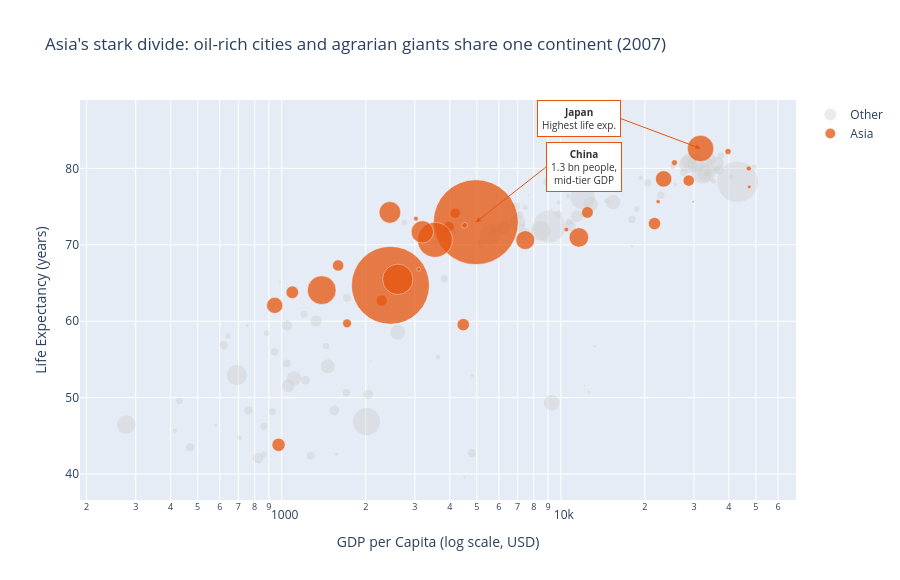

Here is the notebook cell this chart was saved with:
### Markdown cell above
## Task 2 — Bubble chart: tell a story

**What to build:** A bubble chart (full 2007 dataset, all countries) where:
- x = GDP per capita (log scale)
- y = life expectancy
- size = population
- colour = ONE continent highlighted (your choice), all others grey
- At least one annotation explaining the highlighted group's story

> This is the grey-and-highlight technique applied to a bubble chart.

### Code cell
# Task 2 — Bubble chart: Asia highlighted, all others grey (2007)
import numpy as np

df_2007 = df[df['year'] == 2007].copy()
HIGHLIGHT = 'Asia'
df_2007['group'] = df_2007['continent'].apply(lambda c: c if c == HIGHLIGHT else 'Other')

# Render "Other" first so Asia bubbles sit on top
df_2007 = df_2007.sort_values('group', key=lambda s: s.map({'Other': 0, HIGHLIGHT: 1}))

fig2 = px.scatter(
    df_2007,
    x='gdpPercap',
    y='lifeExp',
    size='pop',
    size_max=60,
    color='group',
    color_discrete_map={HIGHLIGHT: '#e6550d', 'Other': '#cccccc'},
    log_x=True,
    hover_name='country',
    hover_data={'pop': ':,.0f', 'gdpPercap': ':,.0f', 'group': False},
    title="Asia's stark divide: oil-rich cities and agrarian giants share one continent (2007)",
    labels={
        'gdpPercap': 'GDP per Capita (log scale, USD)',
        'lifeExp': 'Life Expectancy (years)',
        'pop': 'Population',
        'group': '',
    },
)
fig2.update_traces(selector=dict(name='Other'), marker=dict(opacity=0.4, line=dict(width=0)))
fig2.update_traces(selector=dict(name=HIGHLIGHT), marker=dict(opacity=0.75, line=dict(width=0.5, color='white')))

# --- annotations (manually positioned to avoid overlap) ---
china = df_2007[df_2007['country'] == 'China'].iloc[0]
fig2.add_annotation(
    x=np.log10(china['gdpPercap']),
    y=china['lifeExp'],
    xref='x', yref='y',
    text='<b>China</b><br>1.3 bn people,<br>mid-tier GDP',
    showarrow=True, arrowhead=2, arrowcolor='#e6550d',
    ax=70, ay=-55,
    font=dict(size=10, color='#333333'),
    bgcolor='white', bordercolor='#e6550d', borderwidth=1, borderpad=4,
    xanchor='left',
)

japan = df_2007[df_2007['country'] == 'Japan'].iloc[0]
fig2.add_annotation(
    x=np.log10(japan['gdpPercap']),
    y=japan['lifeExp'],
    xref='x', yref='y',
    text='<b>Japan</b><br>Highest life exp.',
    showarrow=True, arrowhead=2, arrowcolor='#e6550d',
    ax=-80, ay=-30,
    font=dict(size=10, color='#333333'),
    bgcolor='white', bordercolor='#e6550d', borderwidth=1, borderpad=4,
    xanchor='right',
)

fig2.update_layout(
    height=580,
    legend_title_text='',
    legend=dict(itemsizing='constant'),
)
fig2.show()

### Figure 1 — Plotly figure (JSON) as saved in the notebook; plotly's stock layout.template omitted (floating-point values rounded to 4 significant figures; data arrays with more than 128 entries replaced by an {"elided": "..."} marker saying what was removed)
{"data": [{"customdata": {"elided": "109x2 mixed values"}, "hovertemplate": "<b>%{hovertext}</b><br><br>GDP per Capita (log scale, USD)=%{x:,.0f}<br>Life Expectancy (years)=%{y}<br>Population=%{customdata[0]:,.0f}<extra></extra>", "hovertext": ["Zimbabwe", "Montenegro", "Switzerland", "Mexico", "Mauritius", "Mauritania", "Mali", "Malawi", "Madagascar", "Libya", "Liberia", "Lesotho", "Morocco", "Tanzania", "Kenya", "Togo", "Trinidad and Tobago", "Jamaica", "Italy", "Tunisia", "Ireland", "Turkey", "Uganda", "United Kingdom", "United States", "Zambia", "Slovak Republic", "Mozambique", "Namibia", "Somalia", "Sierra Leone", "Serbia", "Senegal", "South Africa", "Sao Tome and Principe", "Rwanda", "Romania", "Reunion", "Puerto Rico", "Portugal", "Sweden", "Poland", "Peru", "Paraguay", "Panama", "Sudan", "Norway", "Nigeria", "Niger", "Nicaragua", "New Zealand", "Netherlands", "Swaziland", "Spain", "Hungary", "Iceland", "Honduras", "Congo, Dem. Rep.", "Comoros", "Colombia", "Venezuela", "Chile", "Chad", "Central African Republic", "Canada", "Cameroon", "Burundi", "Burkina Faso", "Uruguay", "Bulgaria", "Botswana", "Bosnia and Herzegovina", "Bolivia", "Benin", "Belgium", "Austria", "Australia", "Argentina", "Angola", "Algeria", "Albania", "Brazil", "Costa Rica", "Congo, Rep.", "Croatia", "Haiti", "Guinea-Bissau", "Guinea", "Guatemala", "Greece", "Ghana", "Germany", "Gambia", "Gabon", "France", "Finland", "Ethiopia", "Cote d'Ivoire", "Slovenia", "Equatorial Guinea", "Cuba", "Czech Republic", "El Salvador", "Egypt", "Ecuador", "Denmark", "Eritrea", "Dominican Republic", "Djibouti"], "legendgroup": "Other", "marker": {"color": "#cccccc", "line": {"width": 0}, "opacity": 0.4, "size": [12311143, 684736, 7554661, 108700891, 1250882, 3270065, 12031795, 13327079, 19167654, 6036914, 3193942, 2012649, 33757175, 38139640, 35610177, 5701579, 1056608, 2780132, 58147733, 10276158, 4109086, 71158647, 29170398, 60776238, 301139947, 11746035, 5447502, 19951656, 2055080, 9118773, 6144562, 10150265, 12267493, 43997828, 199579, 8860588, 22276056, 798094, 3942491, 10642836, 9031088, 38518241, 28674757, 6667147, 3242173, 42292929, 4627926, 135031164, 12894865, 5675356, 4115771, 16570613, 1133066, 40448191, 9956108, 301931, 7483763, 64606759, 710960, 44227550, 26084662, 16284741, 10238807, 4369038, 33390141, 17696293, 8390505, 14326203, 3447496, 7322858, 1639131, 4552198, 9119152, 8078314, 10392226, 8199783, 20434176, 40301927, 12420476, 33333216, 3600523, 190010647, 4133884, 3800610, 4493312, 8502814, 1472041, 9947814, 12572928, 10706290, 22873338, 82400996, 1688359, 1454867, 61083916, 5238460, 76511887, 18013409, 2009245, 551201, 11416987, 10228744, 6939688, 80264543, 13755680, 5468120, 4906585, 9319622, 496374], "sizemode": "area", "sizeref": 366300.0, "symbol": "circle"}, "mode": "markers", "name": "Other", "orientation": "v", "showlegend": true, "type": "scatter", "x": [469.7, 9254.0, 37510.0, 11980.0, 10960.0, 1803.0, 1043.0, 759.3, 1045.0, 12060.0, 414.5, 1569.0, 3820.0, 1107.0, 1463.0, 883.0, 18010.0, 7321.0, 28570.0, 7093.0, 40680.0, 8458.0, 1056.0, 33200.0, 42950.0, 1271.0, 18680.0, 823.7, 4811.0, 926.1, 862.5, 9787.0, 1712.0, 9270.0, 1598.0, 863.1, 10810.0, 7670.0, 19330.0, 20510.0, 33860.0, 15390.0, 7409.0, 4173.0, 9809.0, 2602.0, 49360.0, 2014.0, 619.7, 2749.0, 25190.0, 36800.0, 4513.0, 28820.0, 18010.0, 36180.0, 3548.0, 277.6, 986.1, 7007.0, 11420.0, 13170.0, 1704.0, 706.0, 36320.0, 2042.0, 430.1, 1217.0, 10610.0, 10680.0, 12570.0, 7446.0, 3822.0, 1441.0, 33690.0, 36130.0, 34440.0, 12780.0, 4797.0, 6223.0, 5937.0, 9066.0, 9645.0, 3633.0, 14620.0, 1202.0, 579.2, 942.7, 5186.0, 27540.0, 1328.0, 32170.0, 752.7, 13210.0, 30470.0, 33210.0, 690.8, 1545.0, 25770.0, 12150.0, 8948.0, 22830.0, 5728.0, 5581.0, 6873.0, 35280.0, 641.4, 6025.0, 2082.0], "xaxis": "x", "y": [43.49, 74.54, 81.7, 76.19, 72.8, 64.16, 54.47, 48.3, 59.44, 73.95, 45.68, 42.59, 71.16, 52.52, 54.11, 58.42, 69.82, 72.57, 80.55, 73.92, 78.89, 71.78, 51.54, 79.42, 78.24, 42.38, 74.66, 42.08, 52.91, 48.16, 42.57, 74.0, 63.06, 49.34, 65.53, 46.24, 72.48, 76.44, 78.75, 78.1, 80.88, 75.56, 71.42, 71.75, 75.54, 58.56, 80.2, 46.86, 56.87, 72.9, 80.2, 79.76, 39.61, 80.94, 73.34, 81.76, 70.2, 46.46, 65.15, 72.89, 73.75, 78.55, 50.65, 44.74, 80.65, 50.43, 49.58, 52.3, 76.38, 73.0, 50.73, 74.85, 65.55, 56.73, 79.44, 79.83, 81.23, 75.32, 42.73, 72.3, 76.42, 72.39, 78.78, 55.32, 75.75, 60.92, 46.39, 56.01, 70.26, 79.48, 60.02, 79.41, 59.45, 56.73, 80.66, 79.31, 52.95, 48.33, 77.93, 51.58, 78.27, 76.49, 71.88, 71.34, 74.99, 78.33, 58.04, 72.23, 54.79], "yaxis": "y"}, {"customdata": [[20378239, "Asia"], [22211743, "Asia"], [4018332, "Asia"], [23174294, "Asia"], [85262356, "Asia"], [19314747, "Asia"], [65068149, "Asia"], [31889923, "Asia"], [27601038, "Asia"], [708573, "Asia"], [150448339, "Asia"], [14131858, "Asia"], [1318683096, "Asia"], [6980412, "Asia"], [1110396331, "Asia"], [223547000, "Asia"], [69453570, "Asia"], [27499638, "Asia"], [6426679, "Asia"], [4553009, "Asia"], [127467972, "Asia"], [23301725, "Asia"], [2505559, "Asia"], [3921278, "Asia"], [24821286, "Asia"], [2874127, "Asia"], [47761980, "Asia"], [28901790, "Asia"], [3204897, "Asia"], [169270617, "Asia"], [91077287, "Asia"], [6053193, "Asia"], [49044790, "Asia"]], "hovertemplate": "<b>%{hovertext}</b><br><br>GDP per Capita (log scale, USD)=%{x:,.0f}<br>Life Expectancy (years)=%{y}<br>Population=%{customdata[0]:,.0f}<extra></extra>", "hovertext": ["Sri Lanka", "Yemen, Rep.", "West Bank and Gaza", "Taiwan", "Vietnam", "Syria", "Thailand", "Afghanistan", "Saudi Arabia", "Bahrain", "Bangladesh", "Cambodia", "China", "Hong Kong, China", "India", "Indonesia", "Iran", "Iraq", "Israel", "Singapore", "Japan", "Korea, Dem. Rep.", "Kuwait", "Lebanon", "Malaysia", "Mongolia", "Myanmar", "Nepal", "Oman", "Pakistan", "Philippines", "Jordan", "Korea, Rep."], "legendgroup": "Asia", "marker": {"color": "#e6550d", "line": {"color": "white", "width": 0.5}, "opacity": 0.75, "size": [20378239, 22211743, 4018332, 23174294, 85262356, 19314747, 65068149, 31889923, 27601038, 708573, 150448339, 14131858, 1318683096, 6980412, 1110396331, 223547000, 69453570, 27499638, 6426679, 4553009, 127467972, 23301725, 2505559, 3921278, 24821286, 2874127, 47761980, 28901790, 3204897, 169270617, 91077287, 6053193, 49044790], "sizemode": "area", "sizeref": 366300.0, "symbol": "circle"}, "mode": "markers", "name": "Asia", "orientation": "v", "showlegend": true, "type": "scatter", "x": [3970.0, 2281.0, 3025.0, 28720.0, 2442.0, 4185.0, 7458.0, 974.6, 21650.0, 29800.0, 1391.0, 1714.0, 4959.0, 39720.0, 2452.0, 3541.0, 11610.0, 4471.0, 25520.0, 47140.0, 31660.0, 1593.0, 47310.0, 10460.0, 12450.0, 3096.0, 944, 1091.0, 22320.0, 2606.0, 3190.0, 4519.0, 23350.0], "xaxis": "x", "y": [72.4, 62.7, 73.42, 78.4, 74.25, 74.14, 70.62, 43.83, 72.78, 75.64, 64.06, 59.72, 72.96, 82.21, 64.7, 70.65, 70.96, 59.55, 80.75, 79.97, 82.6, 67.3, 77.59, 71.99, 74.24, 66.8, 62.07, 63.78, 75.64, 65.48, 71.69, 72.53, 78.62], "yaxis": "y"}], "layout": {"annotations": [{"arrowcolor": "#e6550d", "arrowhead": 2, "ax": 70, "ay": -55, "bgcolor": "white", "bordercolor": "#e6550d", "borderpad": 4, "borderwidth": 1, "font": {"color": "#333333", "size": 10}, "showarrow": true, "text": "<b>China</b><br>1.3 bn people,<br>mid-tier GDP", "x": 3.695, "xanchor": "left", "xref": "x", "y": 72.96, "yref": "y"}, {"arrowcolor": "#e6550d", "arrowhead": 2, "ax": -80, "ay": -30, "bgcolor": "white", "bordercolor": "#e6550d", "borderpad": 4, "borderwidth": 1, "font": {"color": "#333333", "size": 10}, "showarrow": true, "text": "<b>Japan</b><br>Highest life exp.", "x": 4.5, "xanchor": "right", "xref": "x", "y": 82.6, "yref": "y"}], "height": 580, "legend": {"itemsizing": "constant", "title": {"text": ""}, "tracegroupgap": 0}, "title": {"text": "Asia's stark divide: oil-rich cities and agrarian giants share one continent (2007)"}, "xaxis": {"anchor": "y", "domain": [0, 1], "title": {"text": "GDP per Capita (log scale, USD)"}, "type": "log"}, "yaxis": {"anchor": "x", "domain": [0, 1], "title": {"text": "Life Expectancy (years)"}}}}
